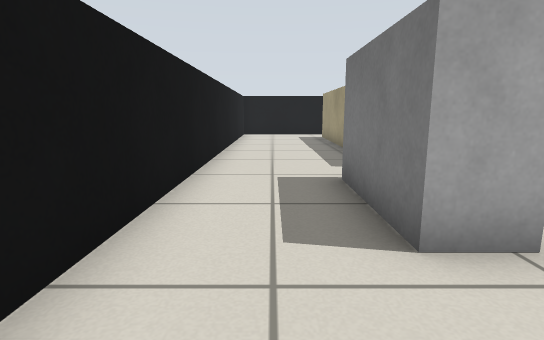
View 1 (above)

18 first-person views from a walk through a world built for the Gazebo simulator. The camera is 0.57 m above the floor, tilts 10° down and sees 80° across. The floor is counted in squares, 0.5 m on a side. Each view is taken from the middle of a square. On the plan, view 1 faces up. The plan holds only what a view shows up to about 13 squares ahead; the rest is blank. Robots are left out. Simple patterns stand in for the simulator's built-in surfaces. Surface patterns are stand-ins for the level's own textures.

View 2
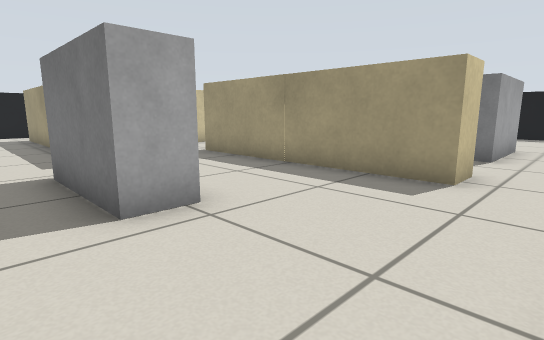

View 3
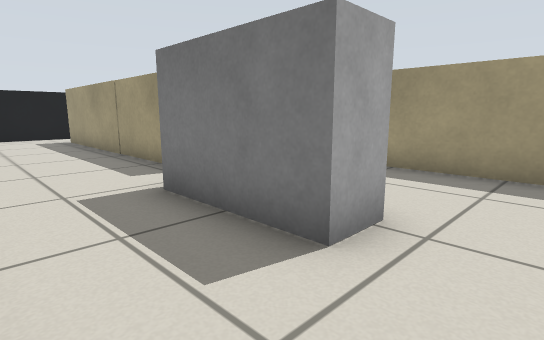

View 4
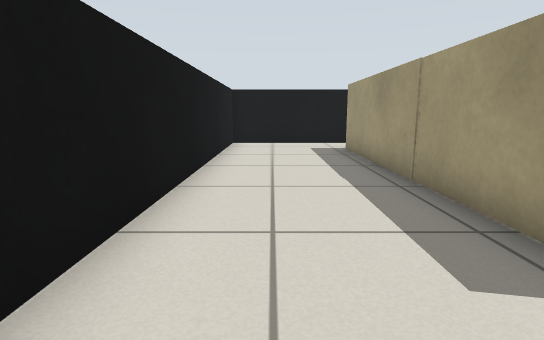

View 5
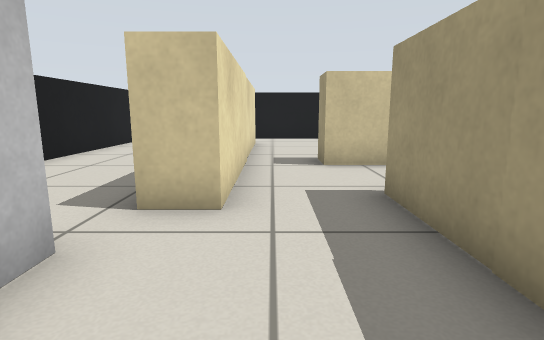

View 6
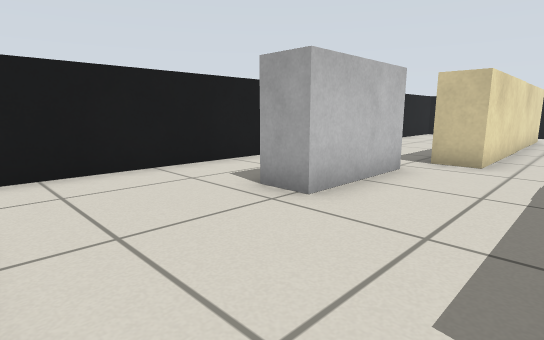

View 7
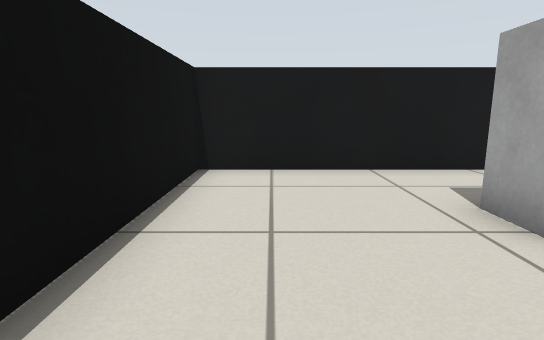

View 8
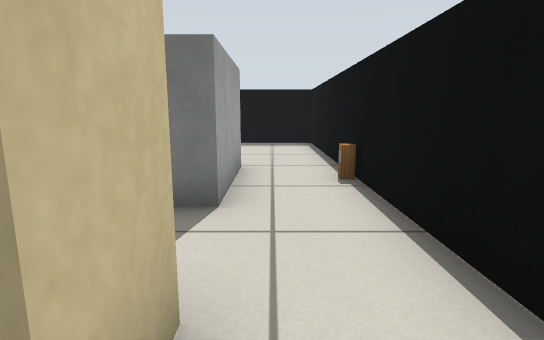

View 9
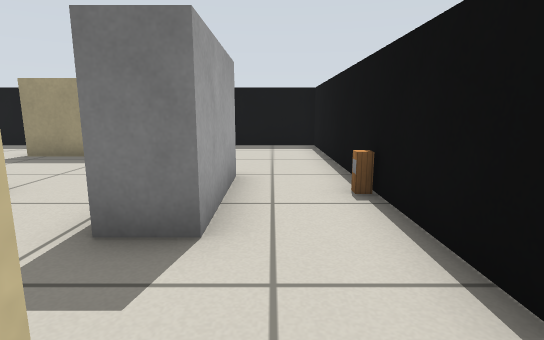

View 10
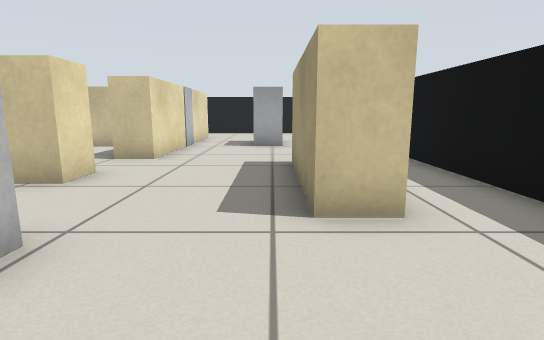

View 11
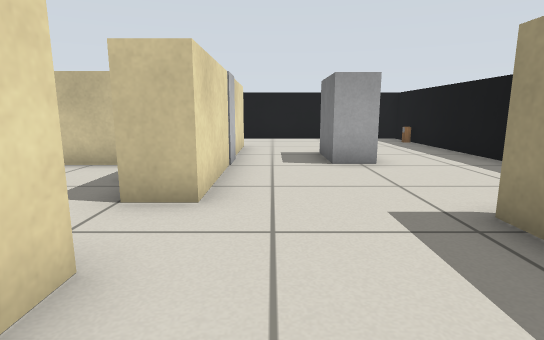

View 12
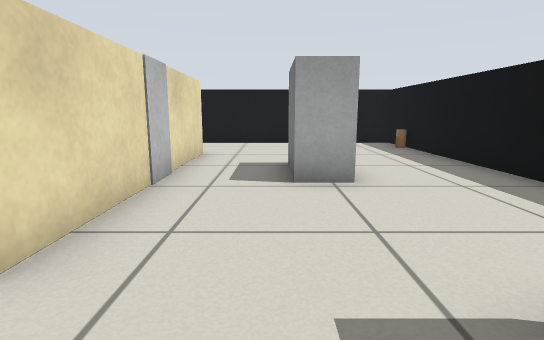

View 13
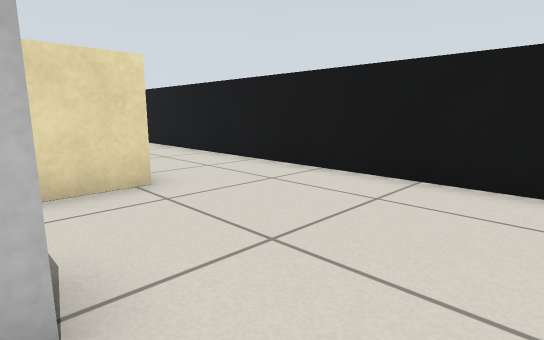

View 14
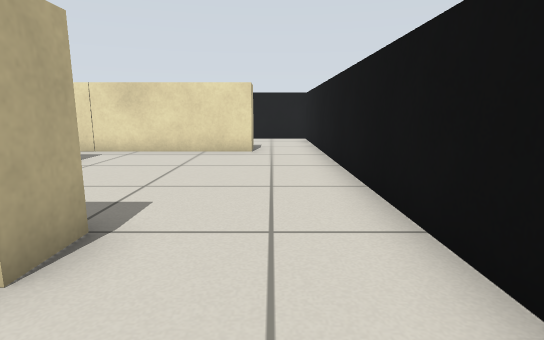

View 15
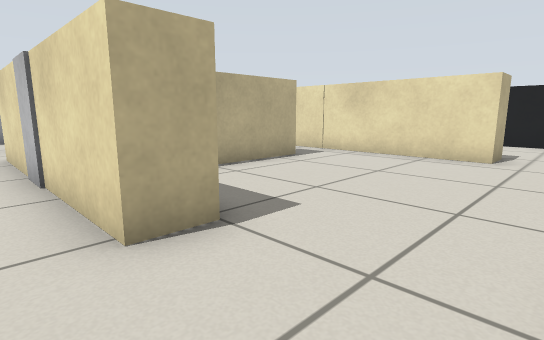

View 16
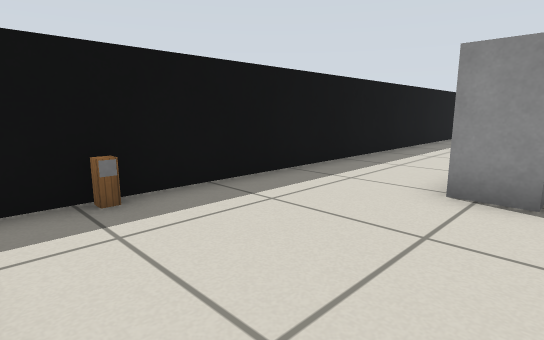

View 17
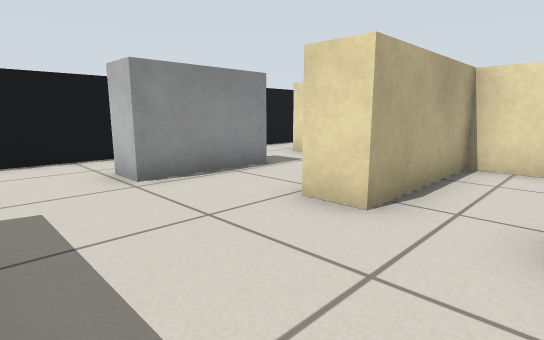

View 18
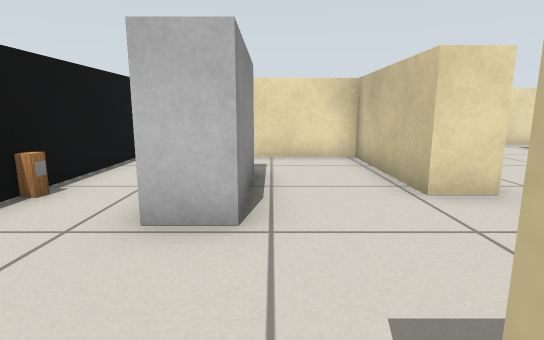

### Floor plan
Ten units are one square. View 1 is at (0, 0); x grows to the right and y downward. Boxes are objects, and circles mark ways between rooms. Rooms are numbered by the first view taken in them; rooms with no view inside come last. Other rooms are left out.
<svg viewBox="-20 -180 200 200">
<path fill="none" stroke="#000" d="M24 -78 24 -154M34 -67 24 -67M56 -5 56 -66M25 -175 -15 -175 -15 15 55 15M106 -52 106 -42 66 -42 66 -5 56 -5M100 -142 110 -142 110 -70M52 -111 79 -111M155 -24 145 -24 145 -65M24 -154 34 -154 34 -114M55 15 175 15 175 -175 25 -175M66 -65 66 -52 106 -52M86 -101 64 -101M110 -70 100 -70M64 -101 52 -101 52 -111M56 -66 56 -76M34 -114 34 -67"/>
<rect x="5" y="-55" width="20" height="30" fill="#bbb"><title>grey box</title></rect>
<rect x="85" y="-15" width="40" height="10" fill="#bbb"><title>grey box</title></rect>
<rect x="105" y="5" width="10" height="10" fill="#bbb"><title>pillar</title></rect>
<rect x="135" y="-125" width="10" height="30" fill="#bbb"><title>grey box</title></rect>
<rect x="165" y="-165" width="10" height="10" fill="#bbb"><title>pillar</title></rect>
<circle cx="30" cy="-165" r="3" fill="#2a7"/>
<circle cx="60" cy="5" r="3" fill="#2a7"/>
<circle cx="45" cy="-70" r="3" fill="#2a7"/>
<circle cx="100" cy="-60" r="3" fill="#2a7"/>
<circle cx="40" cy="-105" r="3" fill="#2a7"/>
<circle cx="60" cy="-85" r="3" fill="#2a7"/>
<text x="10" y="-70">1</text>
<text x="120" y="-90">2</text>
<text x="80" y="-80">3</text>
<text x="50" y="-90">4</text>
</svg>
Room 1 opens to room 2. Room 1 opens to room 4. Room 2 opens to room 3. Room 2 opens to room 4. Room 3 opens to room 4.

Where each view was taken, in squares from view 1:
view 1: 0 up, 0 right, facing up
view 2: 1 down, 0 right, facing up-right
view 3: 1 up, 1 left, facing up-right
view 4: 5 up, 0 right, facing up
view 5: 3 up, 4 right, facing up
view 6: 1 down, 5 right, facing up-left
view 7: 0 up, 5 right, facing left
view 8: 0 up, 5 right, facing right
view 9: 0 up, 6 right, facing right
view 10: 1 down, 14 right, facing up
view 11: 3 up, 12 right, facing up
view 12: 5 up, 13 right, facing up
view 13: 12 up, 16 right, facing up-left
view 14: 16 up, 13 right, facing left
view 15: 17 up, 12 right, facing down-left
view 16: 17 up, 13 right, facing down-right
view 17: 7 up, 14 right, facing down-left
view 18: 2 up, 15 right, facing left
